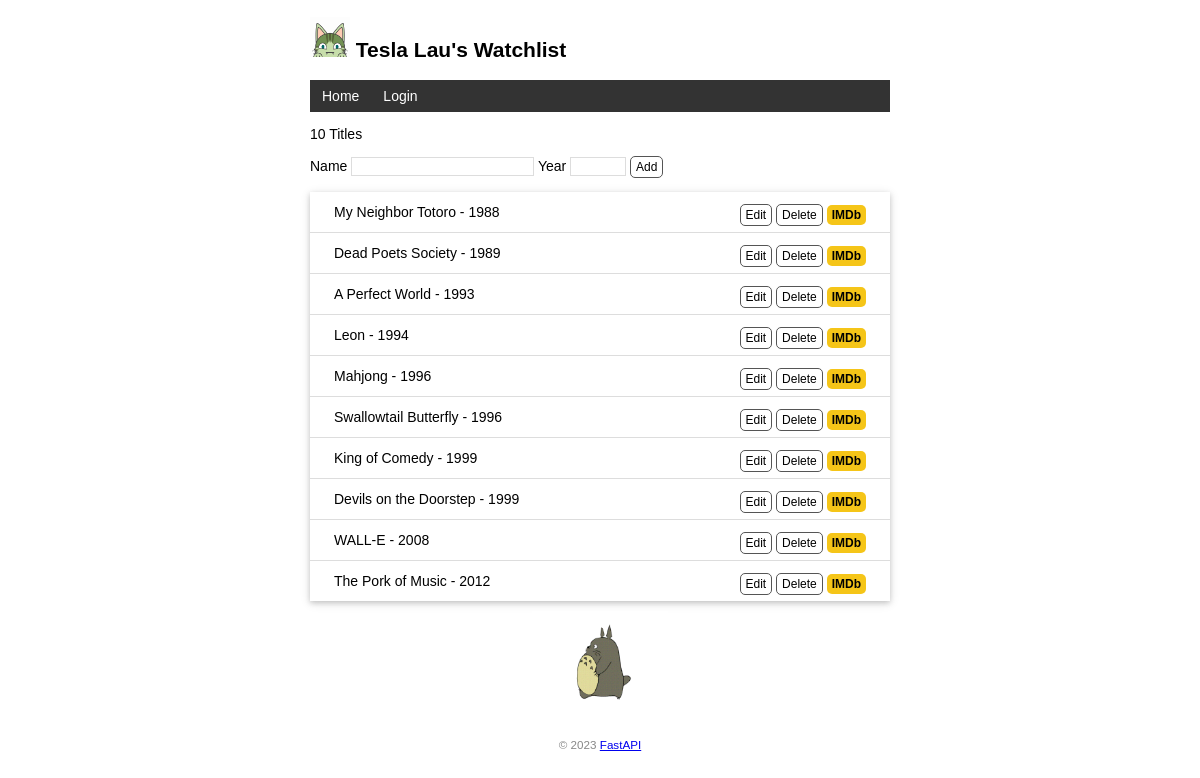
The page / on the database its author committed.
### models/movie.py (models this page shows)
class Movie(Base):
    id = Column(Integer, primary_key=True, index=True)
    title = Column(String(60))
    year = Column(String(4))

### view/endpoints/movie.py (the view)
@router.get("/", response_class=HTMLResponse)
async def index(req: Request, db: Session = Depends(get_db)):
    user = {'name': 'Tesla Lau'}
    message = "Welcome to FastAPI!"
    movies = db.query(Movie).all()
    return req.app.state.views.TemplateResponse("index.html",
                                                {"request": req, "user": user, "movies": movies, "message": message})

### static/templates/index.html
{% extends 'base.html' %}
{% block content %}
<p>{{ movies|length }} Titles</p>
<form method="post" action="/movies/create/">
    Name <input type="text" name="title" autocomplete="off" required>
    Year <input type="text" name="year" autocomplete="off" required>
    <input class="btn" type="submit" name="submit" value="Add">
</form>
<ul class="movie-list">
    {% for movie in movies %}
    <li>{{ movie.title }} - {{ movie.year }}
        <span class="float-right">
            <a class="btn" href="{{ url_for('edit', movie_id=movie.id) }}">Edit</a>
            <form class="inline-form" method="post" action="{{ url_for('delete', movie_id=movie.id) }}">
                <input class="btn" type="submit" name="delete" value="Delete" onclick="return confirm('Are you sure?')">
            </form>
            <a class="imdb" href="https://www.imdb.com/find?q={{ movie.title }}" target="_blank"
               title="Find this movie on IMDb">IMDb</a>
        </span>
    </li>
    {% endfor %}
</ul>
<img alt="Walking Totoro" class="totoro" src="{{ url_for('static', path='images/totoro.gif') }}" title="to~to~ro~">
{% endblock %}

### static/templates/base.html (shortened to what this page needs)
<!DOCTYPE html>
<html lang="en">
<head>
    {% block head %}
    <link rel="stylesheet" href="{{ url_for('static', path='style.css') }}" type="text/css">
    {% endblock %}
</head>
<body>
<h2>
    <img alt="Avatar" class="avatar" src="{{ url_for('static', path='images/avatar.png') }}">
    {{ user.name }}'s Watchlist
</h2>
<nav>
    <ul>
        <li><a href="{{ url_for('index') }}">Home</a></li>
        <li><a href="{{ url_for('login') }}">Login</a></li>
    </ul>
</nav>
{% block content %}{% endblock %}
<footer>
    <small>&copy; 2023 <a href="https://fastapi.tiangolo.com">FastAPI</a></small>
</footer>
</body>
</html>

### static/style.css (style rules this page uses)
body { margin: auto; max-width: 580px; font-size: 14px; font-family: Helvetica, Arial, sans-serif; }
.avatar { width: 40px; }
nav ul { list-style-type: none; margin: 0; padding: 0; overflow: hidden; background-color: #333; }
nav li { float: left; }
nav li a { display: block; color: white; text-align: center; padding: 8px 12px; text-decoration: none; }
input[type=submit] { font-family: inherit; }
input[type=text] { border: 1px solid #ddd; }
input[name=year] { width: 50px; }
.btn { font-size: 12px; padding: 3px 5px; text-decoration: none; cursor: pointer; background-color: white; color: black; border: 1px solid #555555; border-radius: 5px; }
.movie-list { list-style-type: none; padding: 0; margin-bottom: 10px; box-shadow: 0 2px 5px 0 rgba(0, 0, 0, 0.16), 0 2px 10px 0 rgba(0, 0, 0, 0.12); }
.movie-list li { padding: 12px 24px; border-bottom: 1px solid #ddd; }
.movie-list li:last-child { border-bottom:none; }
.float-right { float: right; }
.inline-form { display: inline; }
.imdb { font-size: 12px; font-weight: bold; color: black; text-decoration: none; background: #F5C518; border-radius: 5px; padding: 3px 5px; }
.totoro { display: block; margin: 0 auto; height: 100px; }
footer { color: #888; margin-top: 15px; text-align: center; padding: 10px; }

### rows shown on the page
Movie: title "My Neighbor Totoro", year "1988"
Movie: title "Dead Poets Society", year "1989"
Movie: title "A Perfect World", year "1993"
Movie: title "Leon", year "1994"
Movie: title "Mahjong", year "1996"
Movie: title "Swallowtail Butterfly", year "1996"
Movie: title "King of Comedy", year "1999"
Movie: title "Devils on the Doorstep", year "1999"
Movie: title "WALL-E", year "2008"
Movie: title "The Pork of Music", year "2012"

### other values the page prints
{{ user.name }} "Tesla Lau"
{{ movies|length }} "10"
